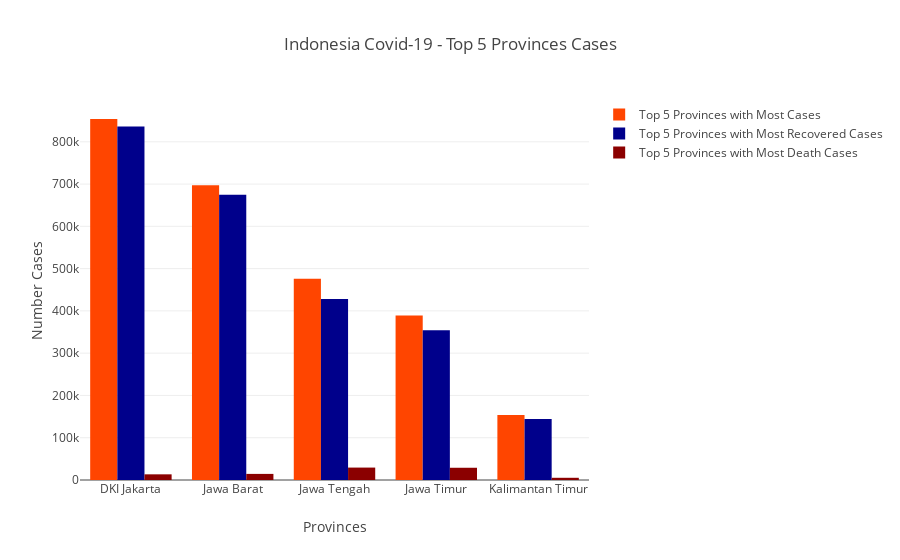

This figure's notebook cell:
### Code cell
let layout = Layout::new()
    .title(Title::new("Indonesia Covid-19 - Top 5 Provinces Cases"))
    .x_axis(Axis::new().title(Title::new("Provinces")))
    .y_axis(Axis::new().title(Title::new("Number Cases")));

let mut bar_plot = Plot::new();
bar_plot.set_layout(layout);
bar_plot.add_trace(top_cases_trace);
bar_plot.add_trace(top_recovered_trace);
bar_plot.add_trace(top_death_trace);
bar_plot.lab_display()

### Figure 1 — Plotly figure (JSON) as saved in the notebook; plotly's stock layout.template omitted (floating-point values rounded to 4 significant figures)
{"data": [{"marker": {"color": "orangered"}, "name": "Top 5 Provinces with Most Cases", "type": "bar", "x": ["DKI Jakarta", "Jawa Barat", "Jawa Tengah", "Jawa Timur", "Kalimantan Timur"], "y": [853907, 697102, 476235, 389193, 153941]}, {"marker": {"color": "darkblue"}, "name": "Top 5 Provinces with Most Recovered Cases", "type": "bar", "x": ["DKI Jakarta", "Jawa Barat", "Jawa Tengah", "Jawa Timur", "Kalimantan Timur"], "y": [836135, 674503, 428330, 354031, 144526]}, {"marker": {"color": "darkred"}, "name": "Top 5 Provinces with Most Death Cases", "type": "bar", "x": ["Jawa Tengah", "Jawa Timur", "Jawa Barat", "DKI Jakarta", "Kalimantan Timur"], "y": [29373, 28963, 14435, 13418, 5230]}], "layout": {"autosize": true, "title": {"text": "Indonesia Covid-19 - Top 5 Provinces Cases"}, "xaxis": {"autorange": true, "range": [-0.5, 4.5], "title": {"text": "Provinces"}, "type": "category"}, "yaxis": {"autorange": true, "range": [0, 898800.0], "title": {"text": "Number Cases"}, "type": "linear"}}}
